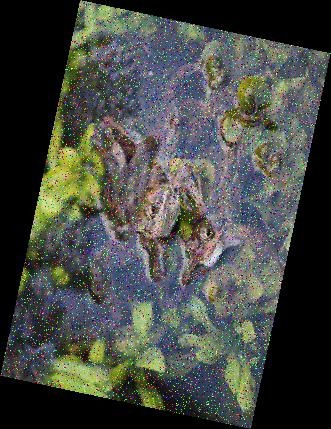
#> input picture Лабораторная3/imgs/noized_image.jpg, 331 x 429 px, given in place of lenna.png, which was not available
$ jupyter execute lab2.ipynb   (shell and % lines are left out)   (text cells are left out)
#> lines starting #> are read from the running program, lines starting #| are printed output that depends on the picture; pictures that were not available may be replaced by others from this repository, and a replacement may not be noted
[cell 1]
import numpy as np
import cv2 as cv
#from google.colab.patches import cv2_imshow

[cell 2]
image = cv.imread('./imgs/lenna.png')
#> image is the input picture: shape (429, 331, 3); mean B, G, R 67.6, 72.5, 69.8

[cell 3]
import matplotlib.pyplot as plt

#%matplotlib inline позволяет выводить графики matplotlib в Jupyter
plt.imshow(image[:,:,:])

[cell 4]
rgb_image = cv.cvtColor(image, cv.COLOR_BGR2RGB)
plt.imshow(rgb_image)

[cell 5]
ROI = (182, 162, 220, 100)  #(x0, y0, height, width)
cropped_image = rgb_image[ROI[1]:ROI[1] + ROI[3], ROI[0]:ROI[0] + ROI[2]]
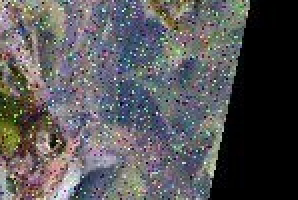
#> cropped_image: shape (100, 149, 3) (shown 2 times larger); mean R, G, B 87.2, 86.1, 88.8
plt.imshow(cropped_image)

[cell 6]
scale_percent = 120  # Процент от изначального размера
width = int(rgb_image.shape[1] * scale_percent / 100)
#> width = 397
height = int(rgb_image.shape[0] * scale_percent / 100)
#> height = 514
dim = (width, height)
#> dim = (397, 514)
resized_image = cv.resize(rgb_image, dim, interpolation=cv.INTER_AREA)
plt.imshow(resized_image)

[cell 7]
(h, w, d) = rgb_image.shape
#> h = 429; w = 331; d = 3
angle = 45
scale = 1.0
center = (w // 2, h // 2)
#> center = (165, 214)
M = cv.getRotationMatrix2D(center, angle, scale)
rotated = cv.warpAffine(rgb_image, M, (w, h))
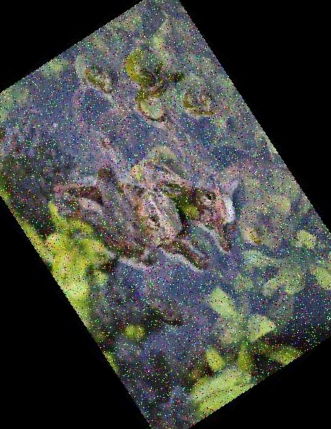
#> rotated: shape (429, 331, 3); mean R, G, B 66, 68.3, 64.3
plt.imshow(rotated)

[cell 8]
copy_image = rgb_image.copy()

# рисование линии
cv.line(copy_image, (0, 0), (511, 511), (255, 0, 0), 5)
# => Diagonal red line with thickness of 5 px

# Draw a rectangle using cv2.rectangle(image, topLeft, bottomRight, rgb, thinkness)
cv.rectangle(copy_image, (384, 0), (510, 128), (0, 255, 0), 3)
# => Green rectangle with thickness of 3 px

# Draw a circle using cv2.circle(image, center, radius, rgb, thinkness)
cv.circle(copy_image, (447, 63), 63, (0, 0, 255), -1)
# => Blue filled circle(note that the thinkness is -1)

# Draw a ellipse using cv2.ellipse(image, center, axes, angle, startAngle, endAngle, rgb, thinkness)
cv.ellipse(copy_image, (256, 256), (100, 50), -45, 0, 180, (255, 0, 0), -1)
# => Red wide down-half ellipse

plt.imshow(copy_image)

[cell 9]
# Put some text using cv2.putText(image, text, bottomLeft, fontType, fontScale, rgb, thinkness, lineType)
copy_image = rgb_image.copy()
font = cv.FONT_HERSHEY_COMPLEX
cv.putText(copy_image, 'OpenCV', (10, 500), font, 4, (255, 255, 255), 10, cv.LINE_AA)
# => White 'OpenCV' text at the bottom

plt.imshow(copy_image)

[cell 10]
import matplotlib.pyplot as plt
import cv2 as cv
import numpy as np

# Изменим стандартный размер графиков matplotlib
plt.rcParams["figure.figsize"] = [6, 4]

[cell 11]
image1 = cv.imread('./imgs/lenna.png')
image2 = cv.imread('./imgs/winter_cat.png')
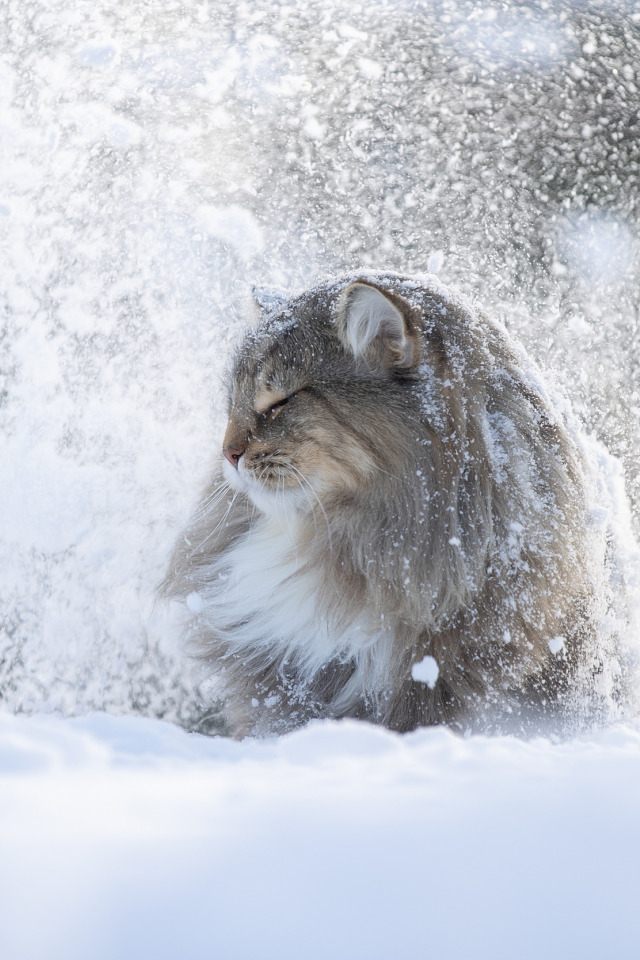
#> input picture Лабораторная2/imgs/winter_cat.png, 640 x 960 px
#> image2 is the input picture: shape (960, 640, 3); mean B, G, R 205.1, 196.6, 192.9
rgb_image1 = cv.cvtColor(image1, cv.COLOR_BGR2RGB)
rgb_image2 = cv.cvtColor(image2, cv.COLOR_BGR2RGB)
gray_image1 = cv.cvtColor(image1, cv.COLOR_BGR2GRAY)
gray_image2 = cv.cvtColor(image2, cv.COLOR_BGR2GRAY)
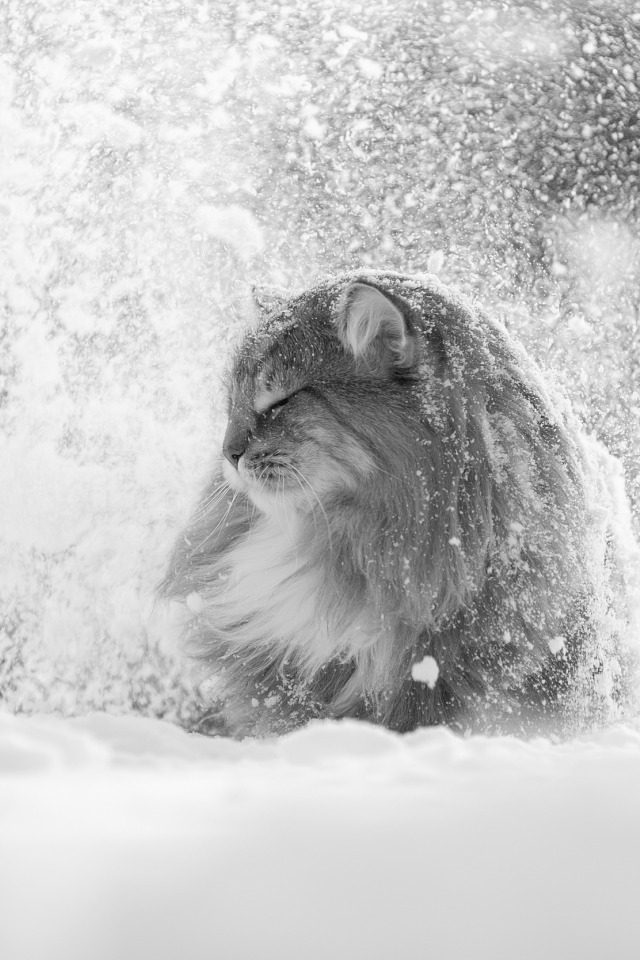
#> gray_image2: shape (960, 640); min 9, max 254, mean 196.5

channels = [0]
histSize = [256]
range = [0, 256]

hist1 = cv.calcHist([gray_image1], channels, None, histSize, range)
#> hist1 = 256 values, max 35620 at index 0, min 1 at index 249, mean 554.7
hist2 = cv.calcHist([gray_image2], channels, None, histSize, range)
#> hist2 = 256 values, max 13210 at index 215, min 0 at index 0, mean 2400

gs = plt.GridSpec(2, 2)
plt.figure(figsize=(10, 8))
plt.subplot(gs[0])
plt.imshow(gray_image1, cmap='gray')
plt.subplot(gs[1])
plt.imshow(gray_image2, cmap='gray')
plt.subplot(gs[2])
plt.hist(gray_image1.reshape(-1), 256, range)
plt.subplot(gs[3])
plt.hist(gray_image2.reshape(-1), 256, range)
plt.show()
#> figure, not shown here; panel 3: tallest bar 35620 high, from x = 0 to 1; panel 4: tallest bar 13210 high, from x = 215 to 216

[cell 12]
plt.hist(gray_image1.reshape(-1), 256, range)
plt.show()
#> figure, not shown here; tallest bar 35620 high, from x = 0 to 1

[cell 13]
histSize = [256]
range = [0, 256]


def plot_rgb_hist(image, histSize, range):
    histSize = [256]
    range = [0, 256]
    for i, col in enumerate(['b', 'g', 'r']):
        hist = cv.calcHist([image], [i], None, histSize, range)
        plt.plot(hist, color=col)
        plt.xlim(range)


plot_rgb_hist(image1, histSize, range)
plt.show()
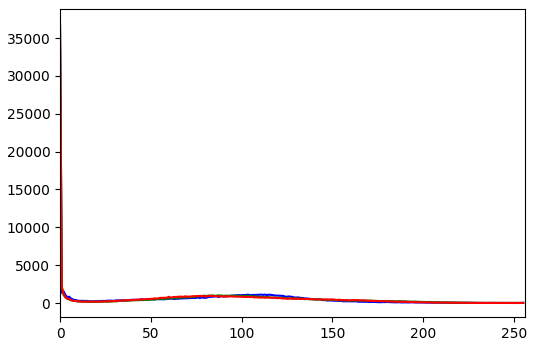
#> figure drawn by matplotlib, 1 panel; curve peaks at x = 0, y = 36612; curve peaks at x = 0, y = 36989; curve peaks at x = 0, y = 36870

[cell 14]
lut = lambda i: 255 - i
invert_image = lut(gray_image1)
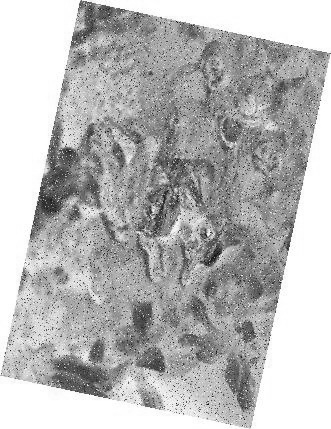
#> invert_image: shape (429, 331); min 0, max 255, mean 183.9
plt.imshow(invert_image, cmap='gray')

[cell 15]
gamma = 0.5
lut = lambda i: i ** gamma
result_image = lut(gray_image1)
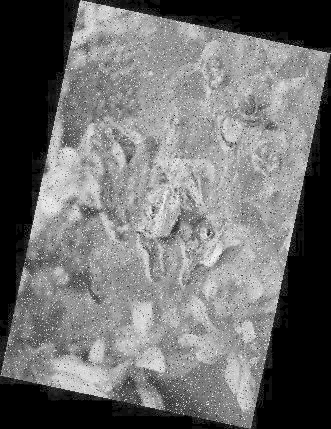
#> result_image: shape (429, 331) float64; min 0, max 15.97, mean 6.94; drawn with min black and max white
#print(result_image[1:2])
gs = plt.GridSpec(2, 2)
plt.figure(figsize=(10, 8))
plt.subplot(gs[0])
plt.imshow(gray_image1, cmap='gray')
plt.subplot(gs[1])
plt.imshow(result_image, cmap='gray')
plt.subplot(gs[2])
plt.hist(gray_image1.reshape(-1), 256, range)
plt.subplot(gs[3])
plt.hist(result_image.reshape(-1), 256, range)
plt.show()
#> figure, not shown here; panel 3: tallest bar 35620 high, from x = 0 to 1; panel 4: tallest bar 35620 high, from x = 0 to 1

[cell 16]
lut = lambda i: 255 * ((i - np.min(i)) / (np.max(i) - np.min(i)))
result_image = lut(gray_image1)

gs = plt.GridSpec(2, 2)
plt.figure(figsize=(10, 8))
plt.subplot(gs[0])
plt.imshow(gray_image1, cmap='gray')
plt.subplot(gs[1])
plt.imshow(result_image, cmap='gray')
plt.subplot(gs[2])
plt.hist(gray_image1.reshape(-1), 256, range)
plt.subplot(gs[3])
plt.hist(result_image.reshape(-1), 256, range)
plt.show()
#> figure, not shown here; panel 3: tallest bar 35620 high, from x = 0 to 1; panel 4: tallest bar 35620 high, from x = 0 to 1

[cell 17]
clahe = cv.createCLAHE(clipLimit=2.0, tileGridSize=(8, 8))

rgb_result_image = np.empty(np.shape(rgb_image1), np.uint8)
rgb_result_image[:, :, 0] = clahe.apply(rgb_image1[:, :, 0])
rgb_result_image[:, :, 1] = clahe.apply(rgb_image1[:, :, 1])
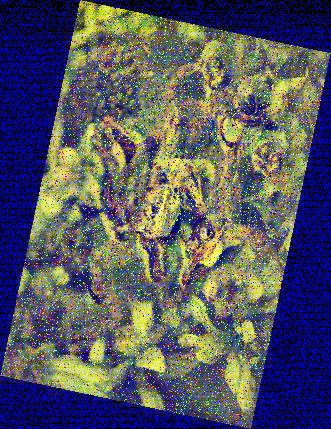
#> rgb_result_image: shape (429, 331, 3); mean R, G, B 86.4, 87.2, 97.7
rgb_result_image[:, :, 2] = clahe.apply(rgb_image1[:, :, 2])
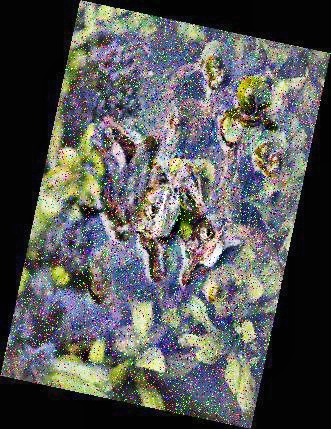
#> rgb_result_image: shape (429, 331, 3); mean R, G, B 86.4, 87.2, 87

gs = plt.GridSpec(2, 2)
plt.figure(figsize=(10, 8))
plt.subplot(gs[0])
plt.imshow(rgb_image1)
plt.subplot(gs[1])
plt.imshow(rgb_result_image)
plt.subplot(gs[2])
plot_rgb_hist(rgb_image1, histSize, range)
plt.subplot(gs[3])
plot_rgb_hist(rgb_result_image, histSize, range)

plt.show()
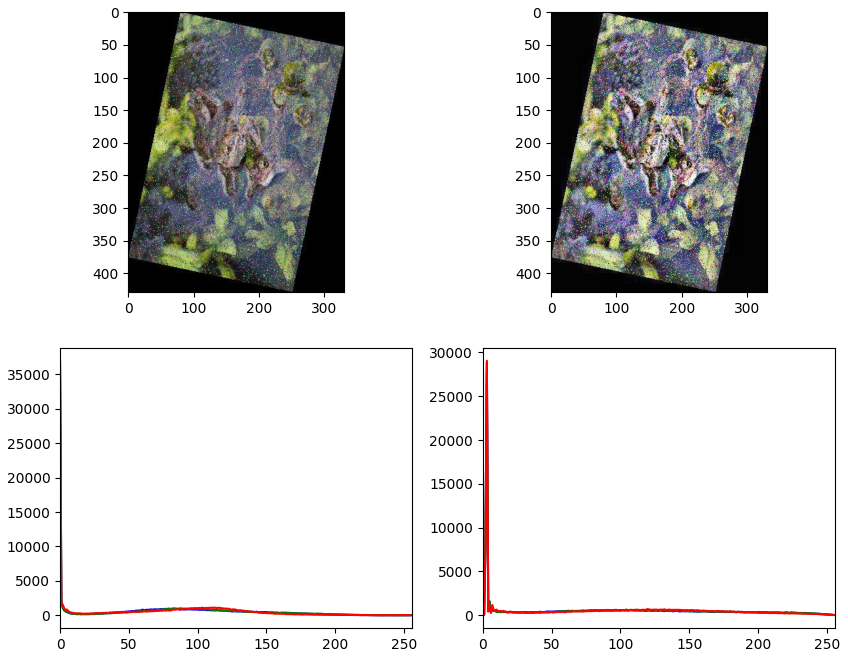
#> figure drawn by matplotlib, 4 panels; panel 3: curve peaks at x = 0, y = 36870; panel 3: curve peaks at x = 0, y = 36989; panel 3: curve peaks at x = 0, y = 36612; panel 4: curve peaks at x = 3, y = 28803
